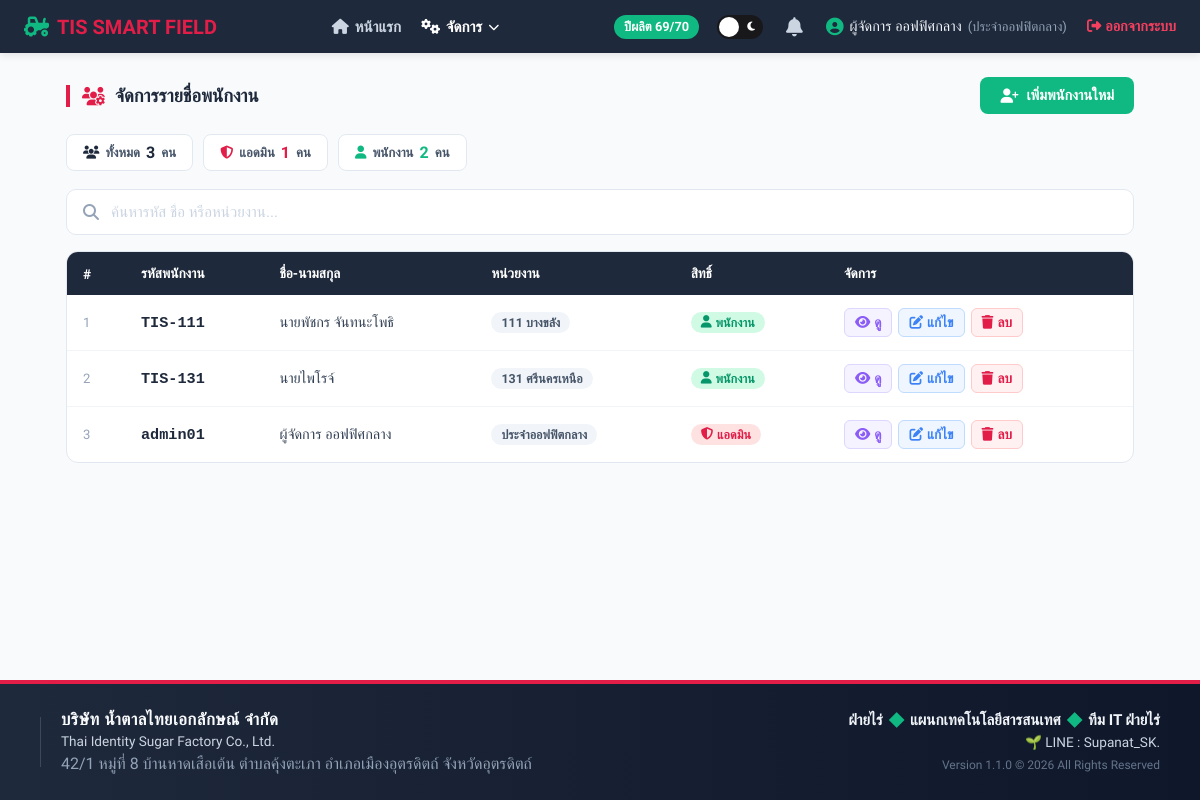
Page /ktis_field/manage_users.php (signed in) on the committed database.
### tables this page shows
CREATE TABLE `employee` (
  `ID` int(10) NOT NULL,
  `emp_id` varchar(20) NOT NULL,
  `emp_pass` varchar(255) DEFAULT NULL,
  `emp_name` varchar(50) NOT NULL,
  `emp_unit` varchar(50) NOT NULL,
  `emp_level` varchar(1) NOT NULL
);

### ktis_field/includes/header_data.php (called while the page is built, shortened)
<?php
$current_page = basename($_SERVER['PHP_SELF']);
?>

### ktis_field/manage_users.php (the view, shortened to what this page needs)
<?php
require_once 'config.php';
$stmt = $conn->query("SELECT * FROM employee ORDER BY emp_unit ASC, emp_id ASC");
$employees = $stmt->fetchAll();
?>
<!DOCTYPE html>
<html lang="th">
<head>
    <link rel="stylesheet" href="https://cdnjs.cloudflare.com/ajax/libs/font-awesome/6.4.0/css/all.min.css">
    <link rel="stylesheet" href="global_smoothness.css">
</head>
<body>
<div class="content-wrapper">
<?php include 'includes/nav_u_header.php'; ?>
<div class="page-container">
    <div class="page-header">
        <div class="page-title">
            <i class="fa-solid fa-users-gear" style="color:#e11d48;"></i>
            จัดการรายชื่อพนักงาน
        </div>
        <a href="add_user.php" class="btn-add">
            <i class="fa-solid fa-user-plus"></i> เพิ่มพนักงานใหม่
        </a>
    </div>
    <?php
    $total = count($employees);
    $admins = count(array_filter($employees, fn($e) => $e['emp_level'] == 'a'));
    $users  = $total - $admins;
    ?>
    <div class="stat-row">
        <div class="stat-chip chip-total"><i class="fa-solid fa-users" style="color:#1e293b;"></i> ทั้งหมด <span><?php echo $total; ?></span> คน</div>
        <div class="stat-chip chip-admin"><i class="fa-solid fa-shield-halved" style="color:#e11d48;"></i> แอดมิน <span><?php echo $admins; ?></span> คน</div>
        <div class="stat-chip chip-user"><i class="fa-solid fa-user" style="color:#10b981;"></i> พนักงาน <span><?php echo $users; ?></span> คน</div>
    </div>
    <div class="search-bar">
        <i class="fa-solid fa-magnifying-glass"></i>
        <input type="text" id="search-input" placeholder="ค้นหารหัส ชื่อ หรือหน่วยงาน..." oninput="filterTable()">
    </div>
    <div class="table-wrap" id="desktop-table">
        <table>
            <thead>
                <tr>
                    <th>#</th>
                    <th>รหัสพนักงาน</th>
                    <th>ชื่อ-นามสกุล</th>
                    <th>หน่วยงาน</th>
                    <th>สิทธิ์</th>
                    <th>จัดการ</th>
                </tr>
            </thead>
            <tbody id="emp-tbody">
                <?php foreach($employees as $i => $emp): ?>
                <tr class="emp-row"
                    data-name="<?php echo htmlspecialchars(strtolower($emp['emp_name'])); ?>"
                    data-id="<?php echo htmlspecialchars(strtolower($emp['emp_id'])); ?>"
                    data-unit="<?php echo htmlspecialchars(strtolower($emp['emp_unit'])); ?>">
                    <td style="color:#94a3b8; font-size:0.82rem;"><?php echo $i+1; ?></td>
                    <td><span class="emp-id-cell"><?php echo htmlspecialchars($emp['emp_id']); ?></span></td>
                    <td><?php echo htmlspecialchars($emp['emp_name']); ?></td>
                    <td><span class="badge-unit"><?php echo htmlspecialchars($emp['emp_unit']); ?></span></td>
                    <td>
                        <?php if($emp['emp_level'] == 'a'): ?>
                            <span class="badge-admin"><i class="fa-solid fa-shield-halved"></i> แอดมิน</span>
                        <?php else: ?>
                            <span class="badge-user"><i class="fa-solid fa-user"></i> พนักงาน</span>
                        <?php endif; ?>
                    </td>
                    <td>
                        <div style="display:flex; gap:6px; flex-wrap:wrap;">
                            <a href="view_user.php?id=<?php echo $emp['ID']; ?>" class="action-view">
                                <i class="fa-solid fa-eye"></i> ดู
                            </a>
                            <a href="edit_user.php?id=<?php echo $emp['ID']; ?>" class="action-edit">
                                <i class="fa-solid fa-pen-to-square"></i> แก้ไข
                            </a>
                            <a href="delete_user.php?id=<?php echo $emp['ID']; ?>" class="action-del"
                               onclick="return confirm('ยืนยันการลบพนักงานคุณ <?php echo addslashes(htmlspecialchars($emp['emp_name'])); ?> หรือไม่?')">
                                <i class="fa-solid fa-trash"></i> ลบ
                            </a>
                        </div>
                    </td>
                </tr>
                <?php endforeach; ?>
            </tbody>
        </table>
    </div>
</div>
</div>
<?php include 'includes/nav_u_footer.php'; ?>
</body>
</html>

### ktis_field/includes/nav_u_header.php (shortened to what this page needs)
<?php
require_once 'includes/header_data.php';
$is_admin = isset($_SESSION['emp_level']) && $_SESSION['emp_level'] === 'a';
$admin_pages = ['manage_users.php','harvester_admin.php','setting_system.php','problem_reports_admin.php'];
?>
<!DOCTYPE html>
<html lang="th">
<head>
    <link rel="stylesheet" href="https://cdnjs.cloudflare.com/ajax/libs/font-awesome/6.4.0/css/all.min.css">
    <link rel="stylesheet" href="includes/nav_custom.css?v=<?php echo filemtime('includes/nav_custom.css'); ?>">
</head>
<body>
<nav class="main-navbar">
    <a href="index.php" class="nav-logo" style="text-decoration:none;color:inherit;">
        <i class="fa-solid fa-tractor" style="color:#10b981;"></i>
        <span class="logo-full">TIS <span style="color:#e11d48;">SMART FIELD</span></span>
    </a>
    <div class="nav-menu" id="navMenu">
        <a href="index.php" class="nav-item <?php echo ($current_page=='index.php')?'active':''; ?>">
            <i class="fa-solid fa-house"></i> หน้าแรก
        </a>
        <?php if($is_admin): ?>
        <div class="nav-admin-group" id="adminNavGroup">
            <button class="nav-admin-toggle <?php echo in_array($current_page,$admin_pages)?'active':''; ?>" id="adminToggle">
                <i class="fa-solid fa-gears"></i> จัดการ
                <i class="fa-solid fa-chevron-down arrow-icon"></i>
            </button>
        </div>
        <?php endif; ?>
    </div>
    <div class="nav-right-zone">
        <div class="badge-crop">
            ปีผลิต <?php echo htmlspecialchars($_SESSION['crop_year'] ?? '-'); ?>
        </div>
        <button type="button" class="ios-toggle" id="darkModeToggleBtn" title="สลับโหมดมืด/สว่าง" aria-label="สลับโหมดมืด/สว่าง">
            <i class="fa-solid fa-moon track-icon icon-moon"></i>
            <span class="knob"></span>
        </button>
        <button class="noti-bell-btn" id="notiBellBtn" title="การแจ้งเตือน">
            <i class="fa-solid fa-bell"></i>
        </button>
        <div class="pc-profile-zone">
            <div class="user-profile-info">
                <i class="fa-solid fa-circle-user" style="font-size:1.1rem;color:#10b981;"></i>
                <span><?php echo htmlspecialchars($_SESSION['emp_name'] ?? 'Guest'); ?></span>
                <span style="color:#94a3b8;font-size:.82rem;">(<?php echo htmlspecialchars($_SESSION['emp_unit'] ?? '-'); ?>)</span>
            </div>
            <a href="logout.php" class="btn-logout" title="ออกจากระบบ">
                <i class="fa-solid fa-right-from-bracket"></i> ออกจากระบบ
            </a>
        </div>
    </div>
</nav>

### ktis_field/includes/nav_u_footer.php (shortened to what this page needs)
<?php
$stmt = $conn->query("SELECT setting_key, setting_value FROM system_settings");
$sys_settings = $stmt->fetchAll(PDO::FETCH_KEY_PAIR);
?>
<footer class="main-footer-custom">
    <div class="footer-container">
        <div class="footer-left">
            <div class="company-info">
                <span class="company-name-th"><?php echo $sys_settings['company_name_th'] ?? 'บริษัท น้ำตาลไทยเอกลักษณ์ จำกัด'; ?></span>
                <span class="company-name-en"><?php echo $sys_settings['company_name_en'] ?? 'Thai Identity Sugar Factory Co., Ltd.'; ?></span>
                <span class="company-address"><?php echo $sys_settings['company_address'] ?? '42/1 หมู่ที่ 8 ตำบลคุ้งตะเภา อำเภอเมืองอุตรดิตถ์'; ?></span>
            </div>
        </div>
        <div class="footer-right">
            <div class="department-info">ฝ่ายไร่<span class="dot-separator">◆</span>แผนกเทคโนโลยีสารสนเทศ<span class="dot-separator">◆</span>ทีม IT ฝ่ายไร่</div>
            <div class="dev-credit">🌱 LINE : <?php echo $sys_settings['developer_credit'] ?? 'Supanat_SK.'; ?></div>
            <div class="version-info">Version <?php echo $sys_settings['system_version'] ?? '1.1.0'; ?> © <?php echo date("Y"); ?> All Rights Reserved</div>
        </div>
    </div>
</footer>

### ktis_field/global_smoothness.css (style rules this page uses)
body { animation: smoothPageLoad 0.3s ease-out forwards !important; }
button, a, input[type="submit"], input[type="button"], .btn-submit, .btn-search, .btn-toggle-form, .btn-logout, .tab-item { transition: all 0.2s cubic-bezier(0.4, 0, 0.2, 1) !important; }

### ktis_field/includes/nav_custom.css (style rules this page uses)
.main-navbar { background-color: #1e293b; color: white; padding: 12px 24px; display: flex; justify-content: space-between; align-items: center; font-family: 'Sarabun', sans-serif; box-shadow: 0 2px 8px rgba(0,0,0,0.1); position: relative; z-index: 999; top: 0; width: 100%; }
.nav-logo { font-weight: 700; font-size: 1.25rem; display: flex; align-items: center; gap: 8px; white-space: nowrap; }
.nav-logo span { color: #e11d48; }
.nav-menu { display: flex; align-items: center; gap: 20px; }
.nav-item { color: #cbd5e1; text-decoration: none; font-weight: 600; font-size: 0.95rem; transition: color 0.2s; display: flex; align-items: center; gap: 6px; }
.nav-right-zone { display: flex; align-items: center; gap: 18px; position: relative; }
.badge-crop { background-color: #10b981; color: white; padding: 4px 10px; border-radius: 20px; font-size: 0.8rem; font-weight: 700; white-space: nowrap; }
.noti-bell-btn { background: none; border: none; position: relative; cursor: pointer; color: #cbd5e1; font-size: 1.2rem; transition: color 0.2s; display: flex; align-items: center; padding: 5px; }
.user-profile-info { font-size: 0.9rem; color: #f1f5f9; display: flex; align-items: center; gap: 6px; white-space: nowrap; }
.btn-logout { color: #f43f5e; text-decoration: none; font-size: 0.9rem; font-weight: 600; margin-left: 5px; display: inline-flex; align-items: center; gap: 4px;margin-top: 0; white-space: nowrap; }
.pc-profile-zone { display: flex; align-items: center; gap: 15px; }
.nav-admin-group { position: relative; display: flex; align-items: center; }
.nav-admin-toggle { color: #cbd5e1; text-decoration: none; font-weight: 600; font-size: 0.95rem; display: flex; align-items: center; gap: 6px; cursor: pointer; background: none; border: none; padding: 0; transition: color 0.2s; }
.nav-admin-toggle:hover, .nav-admin-toggle.active { color: white; }
.nav-admin-toggle .arrow-icon { font-size: 0.7rem; transition: transform 0.2s; }
body { animation: smoothPageLoad 0.4s ease-out forwards; }
button, a, .nav-item, .nav-dropdown-item, .btn-submit, .btn-search, .btn-toggle-form, .btn-logout, .tab-item { transition: all 0.2s cubic-bezier(0.4, 0, 0.2, 1) !important; }

### ktis_field/includes/nav_u_header.php (style rules this page uses)
.ios-toggle { position: relative; width: 46px; height: 24px; background: #18181b; border-radius: 14px; cursor: pointer; border: none; padding: 0; display: flex; align-items: center; flex-shrink: 0; }
.ios-toggle .knob { position: absolute; top: 2px; left: 2px; width: 20px; height: 20px; background: white; border-radius: 50%; transition: transform 0.3s cubic-bezier(0.4, 0, 0.2, 1); z-index: 2; }
.ios-toggle .track-icon { position: relative; z-index: 1; font-size: 0.65rem; color: #fff; flex: 1; text-align: center; }
.ios-toggle .icon-moon { margin-right: 1px; }

### ktis_field/includes/nav_u_footer.php (style rules this page uses)
html, body { height: 100%; margin: 0; }
body { display: flex; flex-direction: column; min-height: 100vh; background-color: #f8fafc; }
.content-wrapper { flex: 1 0 auto; }
.main-footer-custom { flex-shrink: 0; background: linear-gradient(90deg, #1e293b 0%, #0f172a 100%); color: white; padding: 25px 0; border-top: 4px solid #e11d48; width: 100%; font-family: 'Sarabun', sans-serif; }
.footer-container { max-width: 1400px; margin: 0 auto; padding: 0 40px; display: flex; justify-content: space-between; align-items: center; flex-wrap: wrap; gap: 20px; }
.footer-left { display: flex; align-items: center; gap: 20px; }
.company-info { display: flex; flex-direction: column; gap: 4px; }
.company-name-th { font-weight: 700; font-size: 1.05rem; letter-spacing: 0.5px; color: #f8fafc; }
.company-name-en { font-size: 0.85rem; color: #cbd5e1; font-weight: 500; }
.company-address { font-size: 0.8 rem; color: #94a3b8; line-height: 1.4; }
.footer-right { text-align: right; display: flex; flex-direction: column; gap: 5px; }
.department-info { font-weight: 600; font-size: 0.95rem; color: #f1f5f9; }
.dot-separator { color: #10b981; margin: 0 6px; }
.dev-credit { font-size: 0.85rem; color: #cbd5e1; display: flex; align-items: center; justify-content: flex-end; gap: 8px; }
.version-info { font-size: 0.75rem; color: #64748b; margin-top: 3px; }

### rows in the picture
employee: emp "TIS-111", emp_name "นายพัชกร จันทนะโพธิ", emp_unit "111 บางขลัง", emp_level "u" (drawn)
employee: emp "TIS-131", emp_name "นายไพโรจ์", emp_unit "131 ศรีนครเหนือ", emp_level "u" (drawn)
employee: emp "admin01", emp_name "ผู้จัดการ ออฟฟิศกลาง", emp_unit "ประจำออฟฟิตกลาง", emp_level "a" (drawn)

### other values in the picture
$_SESSION['crop_year'] "69/70"
$_SESSION['emp_name'] "ผู้จัดการ ออฟฟิศกลาง"
$_SESSION['emp_unit'] "ประจำออฟฟิตกลาง"
$total "3"
$admins "1"
$users "2"
$sys_settings['company_name_th'] "บริษัท น้ำตาลไทยเอกลักษณ์ จำกัด"
$sys_settings['company_name_en'] "Thai Identity Sugar Factory Co., Ltd."
$sys_settings['company_address'] "42/1 หมู่ที่ 8 บ้านหาดเสือเต้น ตำบลคุ้งตะเภา อำเภอเมืองอุตรดิตถ์ จังหวัดอุตรดิตถ์"
$sys_settings['developer_credit'] "Supanat_SK."
$sys_settings['system_version'] "1.1.0"
